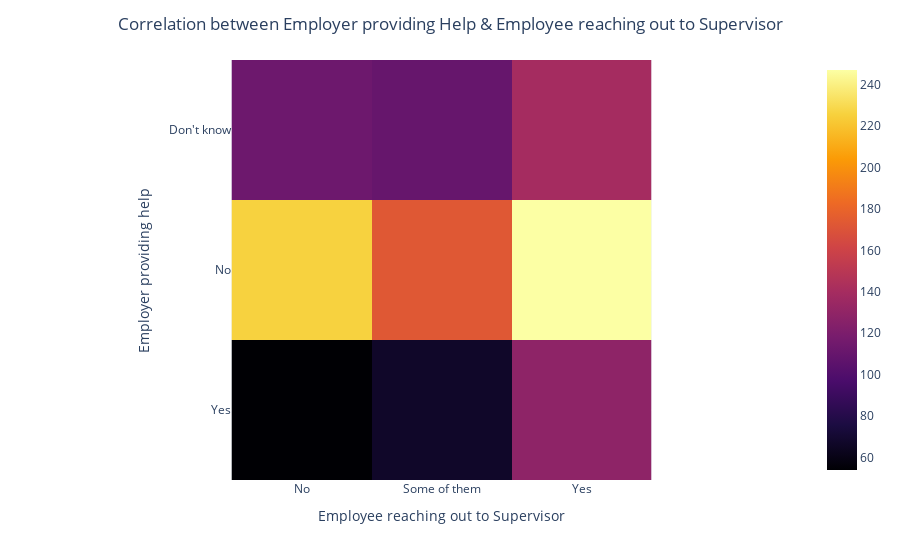

Write notebook code for a chart like this one.
### Code cell
fig = px.imshow(corr, color_continuous_scale = px.colors.sequential.Inferno)
fig.update_layout(title_text = "Correlation between Employer providing Help & Employee reaching out to Supervisor",
                  title_x = 0.5)

fig.show()

### Figure 1 — Plotly figure (JSON) as saved in the notebook; plotly's stock layout.template omitted (floating-point values rounded to 4 significant figures)
{"data": [{"coloraxis": "coloraxis", "hovertemplate": "Employee reaching out to Supervisor: %{x}<br>Employer providing help: %{y}<br>color: %{z}<extra></extra>", "name": "0", "type": "heatmap", "x": ["No", "Some of them", "Yes"], "xaxis": "x", "y": ["Don't know", "No", "Yes"], "yaxis": "y", "z": [[113, 110, 140], [226, 173, 247], [54, 67, 129]]}], "layout": {"coloraxis": {"colorscale": [[0, "#000004"], [0.1111, "#1b0c41"], [0.2222, "#4a0c6b"], [0.3333, "#781c6d"], [0.4444, "#a52c60"], [0.5556, "#cf4446"], [0.6667, "#ed6925"], [0.7778, "#fb9b06"], [0.8889, "#f7d13d"], [1, "#fcffa4"]]}, "margin": {"t": 60}, "title": {"text": "Correlation between Employer providing Help & Employee reaching out to Supervisor", "x": 0.5}, "xaxis": {"anchor": "y", "constrain": "domain", "domain": [0, 1], "scaleanchor": "y", "title": {"text": "Employee reaching out to Supervisor"}}, "yaxis": {"anchor": "x", "autorange": "reversed", "constrain": "domain", "domain": [0, 1], "title": {"text": "Employer providing help"}}}}
